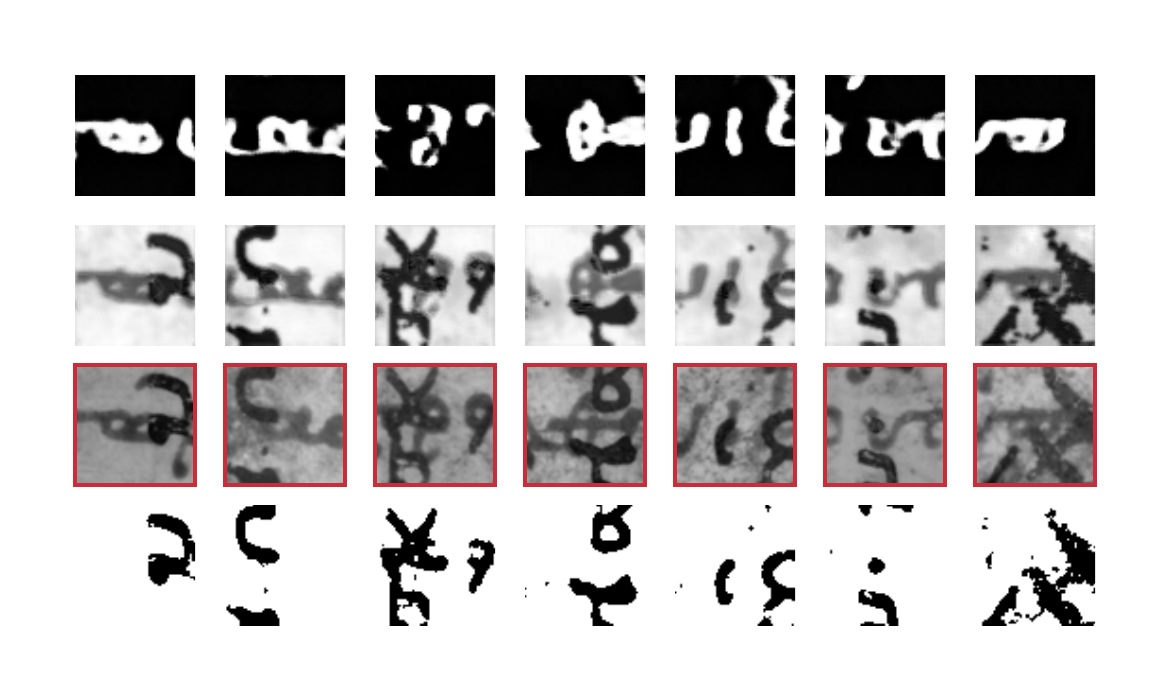
#> input picture images/generated_archi.png, 1170 x 699 px; its folder holds only this picture in this run
$ python -i image.py   (imports and definitions only)
#> lines starting #> are read from the running program, lines starting #| are printed output that depends on the picture
from __future__ import absolute_import
from __future__ import print_function
"""
Elastic transform taken from https://gist.github.com/erniejunior/601cdf56d2b424757de5
Keras image module taken https://github.com/fchollet/keras, Keras version 2.
modified by Anna Starynska
"""

"""Fairly basic set of tools for real-time data augmentation on image data.
Can easily be extended to include new transformations,
new preprocessing methods, etc...
"""


import numpy as np
import re
from scipy import linalg
import scipy.ndimage as ndi
from six.moves import range
import os
import threading
import warnings
import multiprocessing.pool
from functools import partial

#from .. import backend as K
from keras import backend as K
from keras.preprocessing.image import array_to_img
try:
    from PIL import Image as pil_image
except ImportError:
    pil_image = None
#for elastic transform
from scipy.ndimage.interpolation import map_coordinates
from scipy.ndimage.filters import gaussian_filter
from PIL import Image, ImageFilter, ImageEnhance
#MNIST augmentation
from keras.datasets import mnist
from scipy import ndimage
from PIL import Image

# [400 lines left out: functions random_rotation, random_shift, random_shear, elastic_transform, MNIST_overlay, fill_mask and 7 more, not called in this run]


def load_img(path, grayscale=False, target_size=None):
    """Loads an image into PIL format.

    # Arguments
        path: Path to image file
        grayscale: Boolean, whether to load the image as grayscale.
        target_size: Either `None` (default to original size)
            or tuple of ints `(img_height, img_width)`.

    # Returns
        A PIL Image instance.

    # Raises
        ImportError: if PIL is not available.
    """
#> called with path = '../images/generated_archi.png', grayscale = False
    if pil_image is None:
        raise ImportError('Could not import PIL.Image. '
                          'The use of `array_to_img` requires PIL.')
    img = pil_image.open(path)
#> img is the input picture: PIL image 1170x699 RGBA; mean R, G, B, A 70.8, 68.2, 68.4, 128.7
    if grayscale:
        if img.mode != 'L':
            img = img.convert('L')
    else:
        if img.mode != 'RGB':
            img = img.convert('RGB')
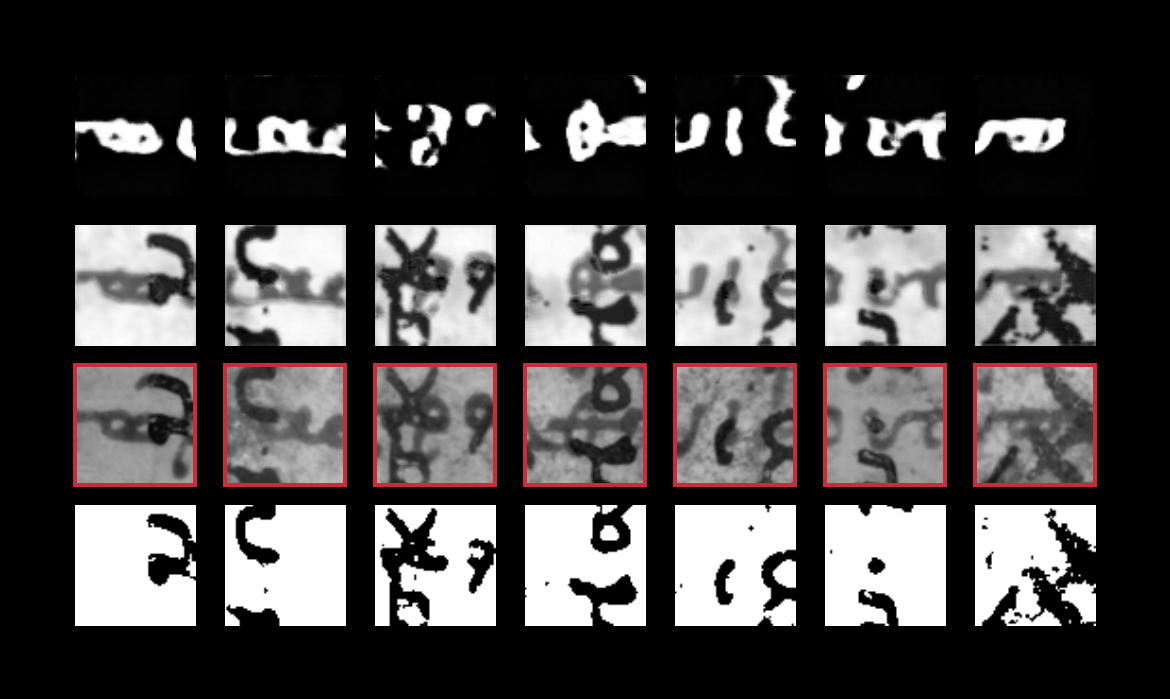
#> img: PIL image 1170x699 RGB; mean R, G, B 70.8, 68.2, 68.4
    if target_size:
        hw_tuple = (target_size[1], target_size[0])
        if img.size != hw_tuple:
            img = img.resize(hw_tuple)
    return img


# [4 lines left out: function list_pictures, not called in this run]


class ImageDataGenerator(object):
    """Generate minibatches of image data with real-time data augmentation.

    # Arguments
        featurewise_center: set input mean to 0 over the dataset.
        samplewise_center: set each sample mean to 0.
        featurewise_std_normalization: divide inputs by std of the dataset.
        samplewise_std_normalization: divide each input by its std.
        zca_whitening: apply ZCA whitening.
        zca_epsilon: epsilon for ZCA whitening. Default is 1e-6.
        rotation_range: degrees (0 to 180).
        width_shift_range: fraction of total width.
        height_shift_range: fraction of total height.
        shear_range: shear intensity (shear angle in radians).
        zoom_range: amount of zoom. if scalar z, zoom will be randomly picked
            in the range [1-z, 1+z]. A sequence of two can be passed instead
            to select this range.
        channel_shift_range: shift range for each channels.
        fill_mode: points outside the boundaries are filled according to the
            given mode ('constant', 'nearest', 'reflect' or 'wrap'). Default
            is 'nearest'.
        cval: value used for points outside the boundaries when fill_mode is
            'constant'. Default is 0.
        horizontal_flip: whether to randomly flip images horizontally.
        vertical_flip: whether to randomly flip images vertically.
        rescale: rescaling factor. If None or 0, no rescaling is applied,
            otherwise we multiply the data by the value provided. This is
            applied after the `preprocessing_function` (if any provided)
            but before any other transformation.
        preprocessing_function: function that will be implied on each input.
            The function will run before any other modification on it.
            The function should take one argument:
            one image (Numpy tensor with rank 3),
            and should output a Numpy tensor with the same shape.
        data_format: 'channels_first' or 'channels_last'. In 'channels_first' mode, the channels dimension
            (the depth) is at index 1, in 'channels_last' mode it is at index 3.
            It defaults to the `image_data_format` value found in your
            Keras config file at `~/.keras/keras.json`.
            If you never set it, then it will be "channels_last".
    """

    # [311 lines left out: functions __init__, flow, flow_from_directory, standardize, random_transform, fit, not called in this run]


class Iterator(object):
    """Abstract base class for image data iterators.

    # Arguments
        n: Integer, total number of samples in the dataset to loop over.
        batch_size: Integer, size of a batch.
        shuffle: Boolean, whether to shuffle the data between epochs.
        seed: Random seeding for data shuffling.
    """

    # [8 lines left out: function __init__, not called in this run]

    def reset(self):
        self.batch_index = 0

    # [26 lines left out: functions _flow_index, __iter__, not called in this run]

    def __next__(self, *args, **kwargs):
        return self.next(*args, **kwargs)


class NumpyArrayIterator(Iterator):
    """Iterator yielding data from a Numpy array.

    # Arguments
        x: Numpy array of input data.
        y: Numpy array of targets data.
        image_data_generator: Instance of `ImageDataGenerator`
            to use for random transformations and normalization.
        batch_size: Integer, size of a batch.
        shuffle: Boolean, whether to shuffle the data between epochs.
        seed: Random seed for data shuffling.
        data_format: String, one of `channels_first`, `channels_last`.
        save_to_dir: Optional directory where to save the pictures
            being yielded, in a viewable format. This is useful
            for visualizing the random transformations being
            applied, for debugging purposes.
        save_prefix: String prefix to use for saving sample
            images (if `save_to_dir` is set).
        save_format: Format to use for saving sample images
            (if `save_to_dir` is set).
    """

    # [136 lines left out: functions __init__, next, _count_valid_files_in_directory, _list_valid_filenames_in_directory, not called in this run]


class DirectoryIterator(Iterator):
    """Iterator capable of reading images from a directory on disk.

    # Arguments
        directory: Path to the directory to read images from.
            Each subdirectory in this directory will be
            considered to contain images from one class,
            or alternatively you could specify class subdirectories
            via the `classes` argument.
        image_data_generator: Instance of `ImageDataGenerator`
            to use for random transformations and normalization.
        target_size: tuple of integers, dimensions to resize input images to.
        color_mode: One of `"rgb"`, `"grayscale"`. Color mode to read images.
        classes: Optional list of strings, names of sudirectories
            containing images from each class (e.g. `["dogs", "cats"]`).
            It will be computed automatically if not set.
        class_mode: Mode for yielding the targets:
            `"binary"`: binary targets (if there are only two classes),
            `"categorical"`: categorical targets,
            `"sparse"`: integer targets,
            `"input"`: targets are images identical to input images (mainly
                used to work with autoencoders),
            `None`: no targets get yielded (only input images are yielded).
        batch_size: Integer, size of a batch.
        shuffle: Boolean, whether to shuffle the data between epochs.
        seed: Random seed for data shuffling.
        data_format: String, one of `channels_first`, `channels_last`.
        save_to_dir: Optional directory where to save the pictures
            being yielded, in a viewable format. This is useful
            for visualizing the random transformations being
            applied, for debugging purposes.
        save_prefix: String prefix to use for saving sample
            images (if `save_to_dir` is set).
        save_format: Format to use for saving sample images
            (if `save_to_dir` is set).
    """

    # [130 lines left out: functions __init__, next, not called in this run]

>>> result = load_img('../images/generated_archi.png')
